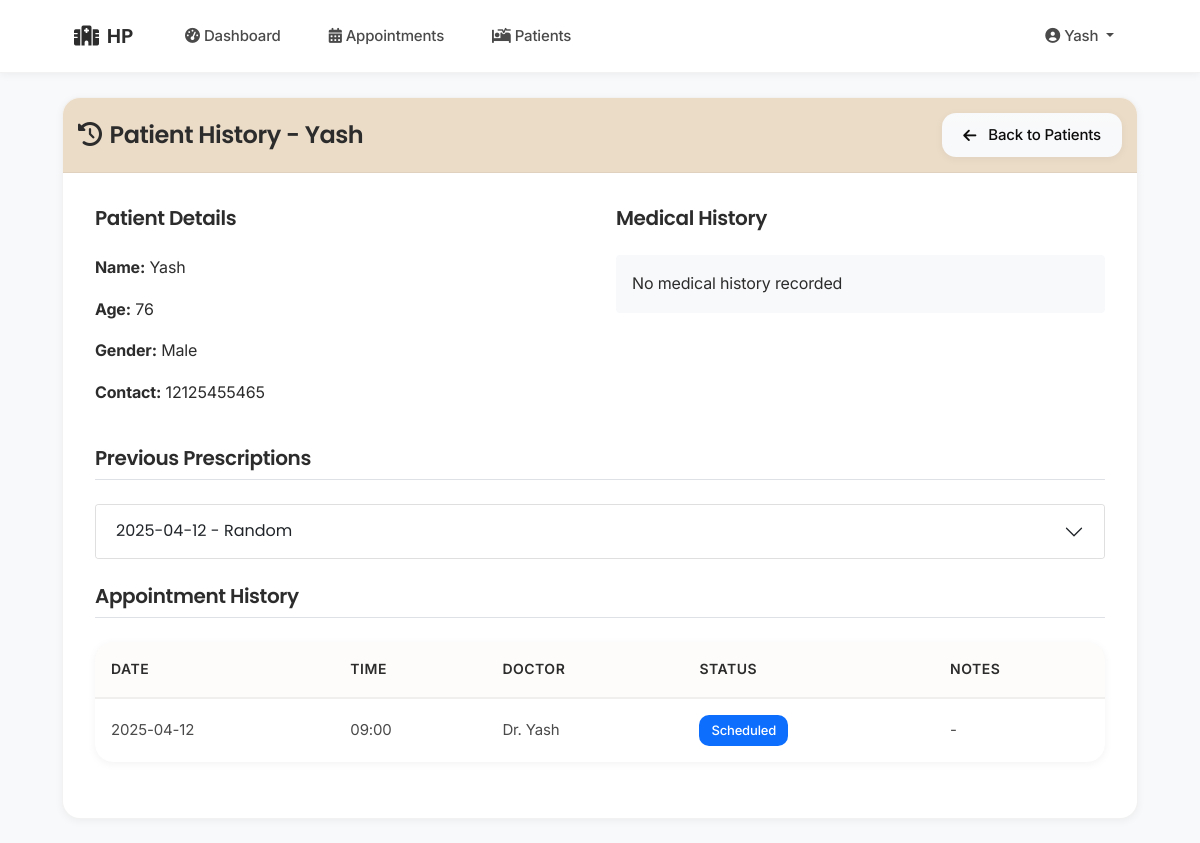
The app's page /doctor/patient_history/1 (signed in) with its own data.
### tables this page shows
CREATE TABLE patients (
                id INTEGER PRIMARY KEY AUTOINCREMENT,
                name TEXT NOT NULL,
                age INTEGER NOT NULL,
                gender TEXT,
                contact TEXT,
                address TEXT,
                medical_history TEXT,
                created_at TIMESTAMP DEFAULT CURRENT_TIMESTAMP,
                created_by INTEGER,
                hospital_id INTEGER NOT NULL,
                FOREIGN KEY (created_by) REFERENCES staff(id),
                FOREIGN KEY (hospital_id) REFERENCES staff(id)
            );

CREATE TABLE prescriptions (
                id INTEGER PRIMARY KEY AUTOINCREMENT,
                appointment_id INTEGER NOT NULL UNIQUE,
                diagnosis TEXT NOT NULL,
                medicines TEXT NOT NULL,
                instructions TEXT,
                hospital_id INTEGER NOT NULL,
                created_at TIMESTAMP DEFAULT CURRENT_TIMESTAMP,
                FOREIGN KEY (appointment_id) REFERENCES appointments(id),
                FOREIGN KEY (hospital_id) REFERENCES staff(id)
            );

CREATE TABLE appointments (
                id INTEGER PRIMARY KEY AUTOINCREMENT,
                patient_id INTEGER NOT NULL,
                doctor_id INTEGER NOT NULL,
                date TEXT NOT NULL,
                time_slot TEXT NOT NULL,
                status TEXT DEFAULT 'Scheduled',
                notes TEXT,
                created_at TIMESTAMP DEFAULT CURRENT_TIMESTAMP,
                hospital_id INTEGER NOT NULL,
                FOREIGN KEY (patient_id) REFERENCES patients(id),
                FOREIGN KEY (doctor_id) REFERENCES doctors(id),
                FOREIGN KEY (hospital_id) REFERENCES staff(id)
            );

CREATE TABLE doctors (
                id INTEGER PRIMARY KEY AUTOINCREMENT,
                name TEXT NOT NULL,
                specialization TEXT NOT NULL,
                experience INTEGER,
                consultation_fee REAL,
                contact TEXT,
                bio TEXT,
                image_path TEXT,
                username TEXT UNIQUE,
                password TEXT,
                created_by INTEGER,
                hospital_id INTEGER NOT NULL,
                FOREIGN KEY (created_by) REFERENCES staff(id),
                FOREIGN KEY (hospital_id) REFERENCES staff(id)
            );

### app.py (the view)
@app.route('/doctor/patient_history/<int:patient_id>')
def patient_history(patient_id):
    if 'user_id' not in session or session['user_type'] != 'doctor':
        return redirect(url_for('login'))
    conn = get_db_connection()
    try:
        patient = conn.execute('''
            SELECT * FROM patients
            WHERE id = ? AND hospital_id = ?
        ''', (patient_id, session['hospital_id'])).fetchone()
        if not patient:
            flash('Patient not found', 'danger')
            return redirect(url_for('doctor_dashboard'))
        prescriptions = conn.execute('''
            SELECT pr.*, a.date, a.time_slot, d.name as doctor_name
            FROM prescriptions pr
            JOIN appointments a ON pr.appointment_id = a.id
            JOIN doctors d ON a.doctor_id = d.id
            WHERE a.patient_id = ? AND a.hospital_id = ?
            ORDER BY a.date DESC
        ''', (patient_id, session['hospital_id'])).fetchall()
        prescriptions_list = []
        for prescription in prescriptions:
            pres_dict = dict(prescription)
            medicines_parsed = []
            if prescription['medicines']:
                for medicine in prescription['medicines'].split('\n'):
                    if medicine.strip():
                        parts = medicine.split('|')
                        if len(parts) == 7:
                            medicines_parsed.append({
                                'name': parts[0],
                                'dosage': parts[1],
                                'frequency': parts[2],
                                'morning': parts[3],
                                'afternoon': parts[4],
                                'evening': parts[5],
                                'meal': parts[6]
                            })
            pres_dict['medicines_parsed'] = medicines_parsed
            prescriptions_list.append(pres_dict)
        appointments = conn.execute('''
            SELECT a.*, d.name as doctor_name
            FROM appointments a
            JOIN doctors d ON a.doctor_id = d.id
            WHERE a.patient_id = ? AND a.hospital_id = ?
            ORDER BY a.date DESC
        ''', (patient_id, session['hospital_id'])).fetchall()
        return render_template('doctor/patient_history.html',
                            patient=patient,
                            prescriptions=prescriptions_list,
                            appointments=appointments)
    except Exception as e:
        flash('Error loading patient history', 'danger')
        app.logger.error(f"Patient history error: {str(e)}")
        return redirect(url_for('doctor_dashboard'))
    finally:
        conn.close()

### app.py (called while the page is built)
@app.context_processor
def utility_processor():
    def now():
        return datetime.now()
    return dict(now=now)

def get_db_connection():
    try:
        conn = sqlite3.connect(get_db_path())
        conn.row_factory = sqlite3.Row
        return conn
    except sqlite3.Error as e:
        logger.error(f"Database connection error: {e}")
        raise

### database.py (called while the page is built)
def get_db_path():
    app_dir = os.path.dirname(os.path.abspath(__file__))
    if 'RENDER' in os.environ:
        db_dir = os.path.join(app_dir, 'data')
        if not os.path.exists(db_dir):
            os.makedirs(db_dir, exist_ok=True)
            logger.info(f"Created database directory: {db_dir}")
        return os.path.join(db_dir, 'hospital.db')
    else:
        instance_path = os.path.join(app_dir, 'instance')
        if not os.path.exists(instance_path):
            os.makedirs(instance_path, exist_ok=True)
            logger.info(f"Created instance directory: {instance_path}")
        return os.path.join(instance_path, 'hospital.db')

### templates/doctor/patient_history.html (shortened to what this page needs)
{% extends "base.html" %}
{% block content %}
<div class="card">
    <div class="card-header text-white d-flex justify-content-between align-items-center" style="background-color:rgb(235, 220, 200); padding: 15px 15px">
        <h4 class="mb-0">
            <i class="fas fa-history me-2"></i>Patient History - {{ patient.name }}
        </h4>
        <div>
            <a href="{{ url_for('all_patients_history') }}" class="btn btn-light">
                <i class="fas fa-arrow-left me-1"></i>Back to Patients
            </a>
        </div>
    </div>
    <div class="card-body">
        <div class="row mb-4">
            <div class="col-md-6">
                <h5>Patient Details</h5>
                <p><strong>Name:</strong> {{ patient.name }}</p>
                <p><strong>Age:</strong> {{ patient.age }}</p>
                <p><strong>Gender:</strong> {{ patient.gender }}</p>
                <p><strong>Contact:</strong> {{ patient.contact }}</p>
            </div>
            <div class="col-md-6">
                <h5>Medical History</h5>
                <div class="bg-light p-3 rounded">
                    {{ patient.medical_history or 'No medical history recorded' }}
                </div>
            </div>
        </div>
        <div class="mb-4">
            <h5 class="border-bottom pb-2">Previous Prescriptions</h5>
            {% if prescriptions %}
                <div class="accordion" id="prescriptionsAccordion">
                    {% for prescription in prescriptions %}
                    <div class="accordion-item">
                        <h2 class="accordion-header" id="heading{{ loop.index }}">
                            <button class="accordion-button collapsed" type="button" data-bs-toggle="collapse"
                                    data-bs-target="#collapse{{ loop.index }}" aria-expanded="false"
                                    aria-controls="collapse{{ loop.index }}">
                                {{ prescription.date }} - {{ prescription.diagnosis }}
                            </button>
                        </h2>
                    </div>
                    {% endfor %}
                </div>
            {% else %}
                <div class="alert alert-info">No previous prescriptions found</div>
            {% endif %}
        </div>
        <div class="mb-4">
            <h5 class="border-bottom pb-2">Appointment History</h5>
            {% if appointments %}
                <div class="table-responsive">
                    <table class="table table-hover">
                        <thead>
                            <tr>
                                <th>Date</th>
                                <th>Time</th>
                                <th>Doctor</th>
                                <th>Status</th>
                                <th>Notes</th>
                            </tr>
                        </thead>
                        <tbody>
                            {% for app in appointments %}
                            <tr>
                                <td>{{ app.date }}</td>
                                <td>{{ app.time_slot }}</td>
                                <td>Dr. {{ app.doctor_name }}</td>
                                <td>
                                    <span class="badge
                                        {% if app.status == 'Completed' %}bg-success
                                        {% elif app.status == 'Cancelled' %}bg-danger
                                        {% else %}bg-primary{% endif %}">
                                        {{ app.status }}
                                    </span>
                                </td>
                                <td>{{ app.notes or '-' }}</td>
                            </tr>
                            {% endfor %}
                        </tbody>
                    </table>
                </div>
            {% else %}
                <div class="alert alert-info">No appointment history found</div>
            {% endif %}
        </div>
    </div>
</div>
{% endblock %}

### templates/base.html (shortened to what this page needs)
<!DOCTYPE html>
<html lang="en">
<head>
    <link rel="stylesheet" href="https://cdnjs.cloudflare.com/ajax/libs/font-awesome/6.0.0/css/all.min.css">
    <link href="https://cdn.jsdelivr.net/npm/bootstrap@5.1.3/dist/css/bootstrap.min.css" rel="stylesheet">
</head>
<body class="bg-light">
    <nav class="navbar navbar-expand-lg navbar-light">
        <div class="container">
            <a class="navbar-brand" href="{{ url_for('admin_dashboard') if session.get('user_type') == 'admin' else url_for('doctor_dashboard') }}">
                <i class="fas fa-hospital me-2"></i>{{ session.get('hospital_name', 'Hospital Management') }}
            </a>
            <div class="collapse navbar-collapse" id="navbarNav">
                <ul class="navbar-nav me-auto">
                    {% if session.get('user_id') %}
                        {% if session.get('user_type') == 'admin' %}
                            <li class="nav-item">
                                <a class="nav-link" href="{{ url_for('admin_dashboard') }}">
                                    <i class="fas fa-tachometer-alt me-1"></i>Dashboard
                                </a>
                            </li>
                            <li class="nav-item dropdown">
                                <a class="nav-link dropdown-toggle" href="#" id="doctorsDropdown" role="button" data-bs-toggle="dropdown">
                                    <i class="fas fa-user-md me-1"></i>Doctors
                                </a>
                                <ul class="dropdown-menu">
                                    <li><a class="dropdown-item" href="{{ url_for('view_doctors') }}"><i class="fas fa-list me-1"></i>View Doctors</a></li>
                                    <li><a class="dropdown-item" href="{{ url_for('add_doctor') }}"><i class="fas fa-user-plus me-1"></i>Add Doctor</a></li>
                                </ul>
                            </li>
                            <li class="nav-item dropdown">
                                <a class="nav-link dropdown-toggle" href="#" id="patientsDropdown" role="button" data-bs-toggle="dropdown">
                                    <i class="fas fa-procedures me-1"></i>Patients
                                </a>
                                <ul class="dropdown-menu">
                                    <li><a class="dropdown-item" href="{{ url_for('view_patients') }}"><i class="fas fa-list me-1"></i>View Patients</a></li>
                                    <li><a class="dropdown-item" href="{{ url_for('add_patient') }}"><i class="fas fa-user-plus me-1"></i>Add Patient</a></li>
                                </ul>
                            </li>
                            <li class="nav-item">
                                <a class="nav-link" href="{{ url_for('view_appointments') }}">
                                    <i class="fas fa-calendar-alt me-1"></i>Appointments
                                </a>
                            </li>
                            <li class="nav-item">
                                <a class="nav-link" href="{{ url_for('schedule_appointment') }}">
                                    <i class="fas fa-calendar-plus me-1"></i>Schedule Appointment
                                </a>
                            </li>
                        {% elif session.get('user_type') == 'doctor' %}
                            <li class="nav-item">
                                <a class="nav-link" href="{{ url_for('doctor_dashboard') }}">
                                    <i class="fas fa-tachometer-alt me-1"></i>Dashboard
                                </a>
                            </li>
                            <li class="nav-item">
                                <a class="nav-link" href="{{ url_for('doctor_appointments') }}">
                                    <i class="fas fa-calendar-alt me-1"></i>Appointments
                                </a>
                            </li>
                            <li class="nav-item">
                                <a class="nav-link" href="{{ url_for('all_patients_history') }}">
                                    <i class="fas fa-procedures me-1"></i>Patients
                                </a>
                            </li>
                        {% endif %}
                    {% endif %}
                </ul>
                <ul class="navbar-nav">
                    {% if session.get('user_id') %}
                        <li class="nav-item dropdown">
                            <a class="nav-link dropdown-toggle" href="#" id="navbarDropdown" role="button" data-bs-toggle="dropdown" aria-expanded="false">
                                <i class="fas fa-user-circle me-1"></i>{{ session.get('name', 'User') }}
                            </a>
                        </li>
                    {% endif %}
                </ul>
            </div>
        </div>
    </nav>
    <main class="container py-4 animate-fade">
        {% block content %}{% endblock %}
    </main>
</body>
</html>

### records on screen
patients: name "Yash", age "76", gender "Male", contact "12125455465", medical_history "No medical history recorded"
prescriptions: date "2025-04-12", diagnosis "Random"
appointments: date "2025-04-12", time_slot "09:00", doctor_name "Yash", status "Scheduled", notes "-"

### other values on screen
{{ session.get('hospital_name', 'Hospital Management') }} "HP"
{{ session.get('name', 'User') }} "Yash"
